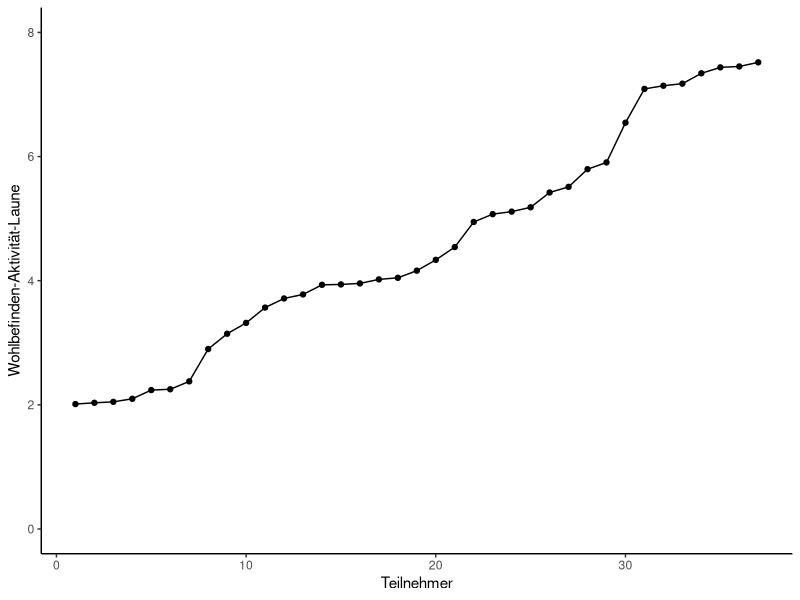

Source code (R):
library(tidyverse)
library(ggplot2)
library(patchwork)

# surrogate data fpr Viktoriia
set.seed(12)
dat <- data.frame(WAL = 
         c(runif(10, 2, 3.4),
         runif(11, 3.41 , 4.8),
         runif(8,  4.81 , 6.2),
         runif(8,  6.21 , 7.6))) %>%
  as.tibble() %>%
  arrange(WAL) %>%
  mutate(nr = 1:n())

ggplot(dat, aes(x = nr, y = WAL)) +
  geom_path() +
  geom_point() + 
  theme_classic() + 
  scale_y_continuous(name = "Wohlbefinden-Aktivität-Laune",
                     limits = c(0,8)) + 
  scale_x_continuous(name = "Teilnehmer")
  